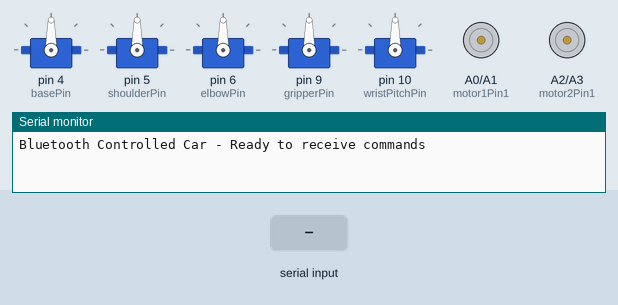
Simulated run of this sketch. Board: Arduino Uno, built with avr-gcc and run on an emulated ATmega328P. Parts: 5 × servo, motor-driver pin pairs drawn as motors (green arrow = first pin HIGH = forward, orange = second pin HIGH = backward, longer = more drive), the last lines printed to the serial monitor. The inputs (shaded band) are chosen by the test bench.

Above: at 1.2 s.
1.3 s: "F" received over the second serial link
At 2.5 s:
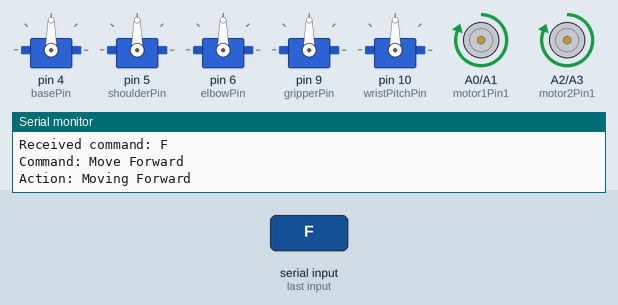
2.8 s: "G" received over the second serial link
At 3.9 s:
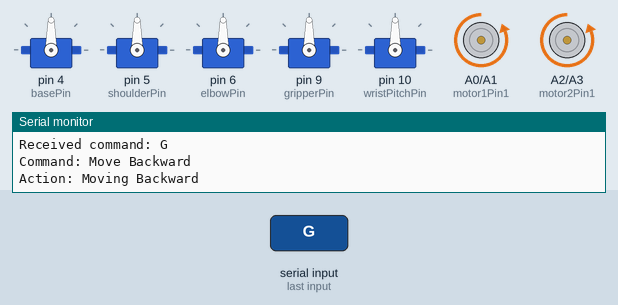
4.3 s: "L" received over the second serial link
At 5.1 s:
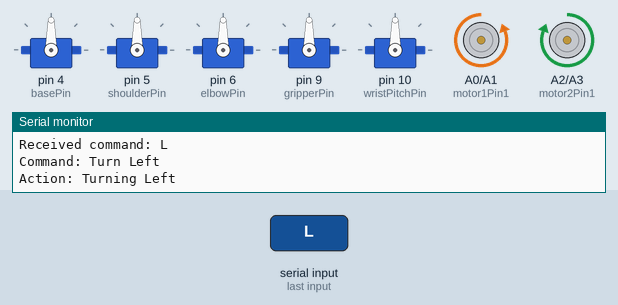
5.8 s: "R" received over the second serial link
At 6.3 s:
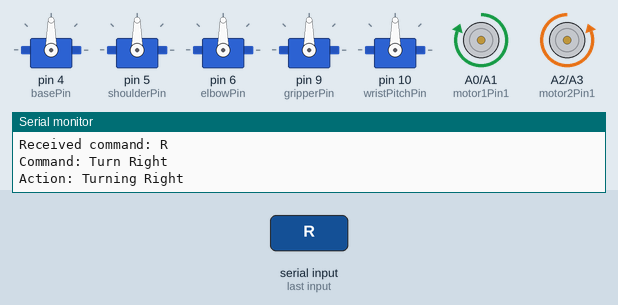
7.3 s: "B" received over the second serial link
At 8.5 s:
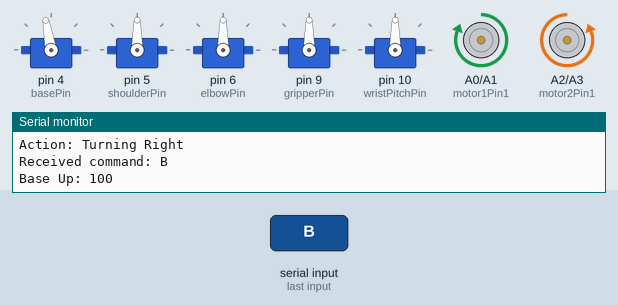
8.8 s: "S" received over the second serial link
At 9.8 s:
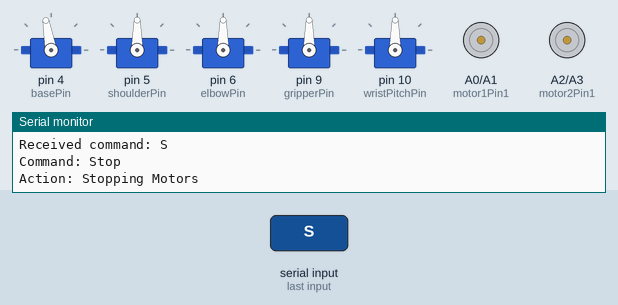
Timing chart, 0 to 11.3 s (numbered marks = the images above; inputs shaded):
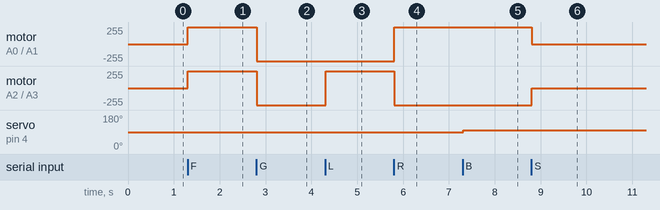

The sketch:

robot_manipulator.ino
```cpp
#include <SoftwareSerial.h>
#include <Servo.h>

// Motor control pins
const int motor1Pin1 = A0; // Motor 1 control pin 1
const int motor1Pin2 = A1; // Motor 1 control pin 2
const int motor2Pin1 = A2; // Motor 2 control pin 1
const int motor2Pin2 = A3; // Motor 2 control pin 2

// Create Servo objects for each part of the robotic arm
Servo baseServo;
Servo shoulderServo;
Servo elbowServo;
Servo gripperServo;
Servo wristPitchServo; // Added wrist pitch servo

// Define pins for each servo
int basePin = 4;
int shoulderPin = 5;
int elbowPin = 6;
int gripperPin = 9;
int wristPitchPin = 10; // Define pin for wrist pitch servo

// Initialize variables for current positions
int basePosition = 90;
int shoulderPosition = 90;
int elbowPosition = 90;
int gripperPosition = 90;
int wristPitchPosition; // Variable to store the wrist pitch position, no initial value

// Angle increment for each movement
int increment = 10;

// SoftwareSerial for Bluetooth communication
SoftwareSerial bluetooth(2, 3); // RX on pin 2, TX on pin 3

void setup() {
  // Motor control pins as outputs
  pinMode(motor1Pin1, OUTPUT);
  pinMode(motor1Pin2, OUTPUT);
  pinMode(motor2Pin1, OUTPUT);
  pinMode(motor2Pin2, OUTPUT);

  // Attach servos to their pins
  baseServo.attach(basePin);
  shoulderServo.attach(shoulderPin);
  elbowServo.attach(elbowPin);
  gripperServo.attach(gripperPin);
  wristPitchServo.attach(wristPitchPin); // Attach the wrist pitch servo

  // Start Serial communication with Bluetooth module and Serial Monitor
  bluetooth.begin(9600);
  Serial.begin(9600);
  Serial.println("Bluetooth Controlled Car - Ready to receive commands");
}

void loop() {
  // Check if data is available to read from Bluetooth
  if (bluetooth.available() > 0) {
    char command = bluetooth.read(); // Read the incoming command
    Serial.print("Received command: ");
    Serial.println(command);

    // Process car commands
    switch (command) {
      case 'F':
        Serial.println("Command: Move Forward");
        moveForward();
        break;

      case 'G':
        Serial.println("Command: Move Backward");
        moveBackward();
        break;

      case 'L':
        Serial.println("Command: Turn Left");
        turnLeft();
        break;

      case 'R':
        Serial.println("Command: Turn Right");
        turnRight();
        break;

      case 'S': // Stop the motors
        Serial.println("Command: Stop");
        stopMotors();
        break;

      // Process robotic arm commands
      case 'B': // Base left
        basePosition = min(basePosition + increment, 180);
        baseServo.write(basePosition);
        Serial.print("Base Up: ");
        Serial.println(basePosition);
        break;

      case 'b': // Base right
        basePosition = max(basePosition - increment, 0);
        baseServo.write(basePosition);
        Serial.print("Base Down: ");
        Serial.println(basePosition);
        break;

      case 'X': // Shoulder Up
        shoulderPosition = min(shoulderPosition + increment, 180);
        shoulderServo.write(shoulderPosition);
        Serial.print("Shoulder Up: ");
        Serial.println(shoulderPosition);
        delay(20);
        break;

      case 'D': // Shoulder Down
        shoulderPosition = max(shoulderPosition - increment, 0);
        shoulderServo.write(shoulderPosition);
        Serial.print("Shoulder Down: ");
        Serial.println(shoulderPosition);
        delay(20);
        break;

      case 'E': // Elbow Up
        elbowPosition = min(elbowPosition + increment, 180);
        elbowServo.write(elbowPosition);
        Serial.print("Elbow Up: ");
        Serial.println(elbowPosition);
        break;

      case 'e': // Elbow Down
        elbowPosition = max(elbowPosition - increment, 0);
        elbowServo.write(elbowPosition);
        Serial.print("Elbow Down: ");
        Serial.println(elbowPosition);
        break;

      case 'O': // Gripper Open
        gripperPosition = min(gripperPosition + increment, 180);
        gripperServo.write(gripperPosition);
        Serial.print("Gripper Open: ");
        Serial.println(gripperPosition);
        break;

      case 'C': // Gripper Close
        gripperPosition = max(gripperPosition - increment, 0);
        gripperServo.write(gripperPosition);
        Serial.print("Gripper Close: ");
        Serial.println(gripperPosition);
        break;

      // Added wrist pitch commands
      case 'W': // Wrist Pitch Up
        wristPitchPosition = min(wristPitchPosition + increment, 180);
        wristPitchServo.write(wristPitchPosition);
        Serial.print("Wrist Pitch Up: ");
        Serial.println(wristPitchPosition);
        break;

      case 'w': // Wrist Pitch Down
        wristPitchPosition = max(wristPitchPosition - increment, 0);
        wristPitchServo.write(wristPitchPosition);
        Serial.print("Wrist Pitch Down: ");
        Serial.println(wristPitchPosition);
        break;

      default:
        Serial.println("Invalid command received.");
        break;
    }
  }

  delay(100); // Small delay for stability
}

// Function to move forward
void moveForward() {
  analogWrite(motor1Pin1, 180);
  digitalWrite(motor1Pin2, LOW);
  analogWrite(motor2Pin1, 180);
  digitalWrite(motor2Pin2, LOW);
  Serial.println("Action: Moving Forward");
}

// Function to move backward
void moveBackward() {
  digitalWrite(motor1Pin1, LOW);
  analogWrite(motor1Pin2, 180);
  digitalWrite(motor2Pin1, LOW);
  analogWrite(motor2Pin2, 180);
  Serial.println("Action: Moving Backward");
}

// Function to turn left
void turnLeft() {
  digitalWrite(motor1Pin1, LOW);
  analogWrite(motor1Pin2, 180);
  analogWrite(motor2Pin1, 180);
  digitalWrite(motor2Pin2, LOW);
  Serial.println("Action: Turning Left");
}

// Function to turn right
void turnRight() {
  analogWrite(motor1Pin1, 180);
  digitalWrite(motor1Pin2, LOW);
  digitalWrite(motor2Pin1, LOW);
  digitalWrite(motor2Pin2, HIGH);
  Serial.println("Action: Turning Right");
}

// Function to stop motors
void stopMotors() {
  digitalWrite(motor1Pin1, LOW);
  digitalWrite(motor1Pin2, LOW);
  digitalWrite(motor2Pin1, LOW);
  digitalWrite(motor2Pin2, LOW);
  Serial.println("Action: Stopping Motors");
}
```

Measured:
- after the input at 1.3 s, motor on A0 (motor1Pin1) / A1 (motor1Pin2), motor on A2 (motor2Pin1) / A3 (motor2Pin2): stopped → forward 255/255 at once
- after the input at 2.8 s, motor on A0 (motor1Pin1) / A1 (motor1Pin2), motor on A2 (motor2Pin1) / A3 (motor2Pin2): forward 255/255 → backward 255/255 at once
- after the input at 4.3 s, motor on A2 (motor2Pin1) / A3 (motor2Pin2): backward 255/255 → forward 255/255 at once
- after the input at 5.8 s, motor on A0 (motor1Pin1) / A1 (motor1Pin2): backward 255/255 → forward 255/255 at once; motor on A2 (motor2Pin1) / A3 (motor2Pin2): forward 255/255 → backward 255/255 at once
- after the input at 7.3 s, servo on pin 4 (basePin): 90° → 100° at once
- after the input at 8.8 s, motor on A0 (motor1Pin1) / A1 (motor1Pin2): forward 255/255 → stopped at once; motor on A2 (motor2Pin1) / A3 (motor2Pin2): backward 255/255 → stopped at once
